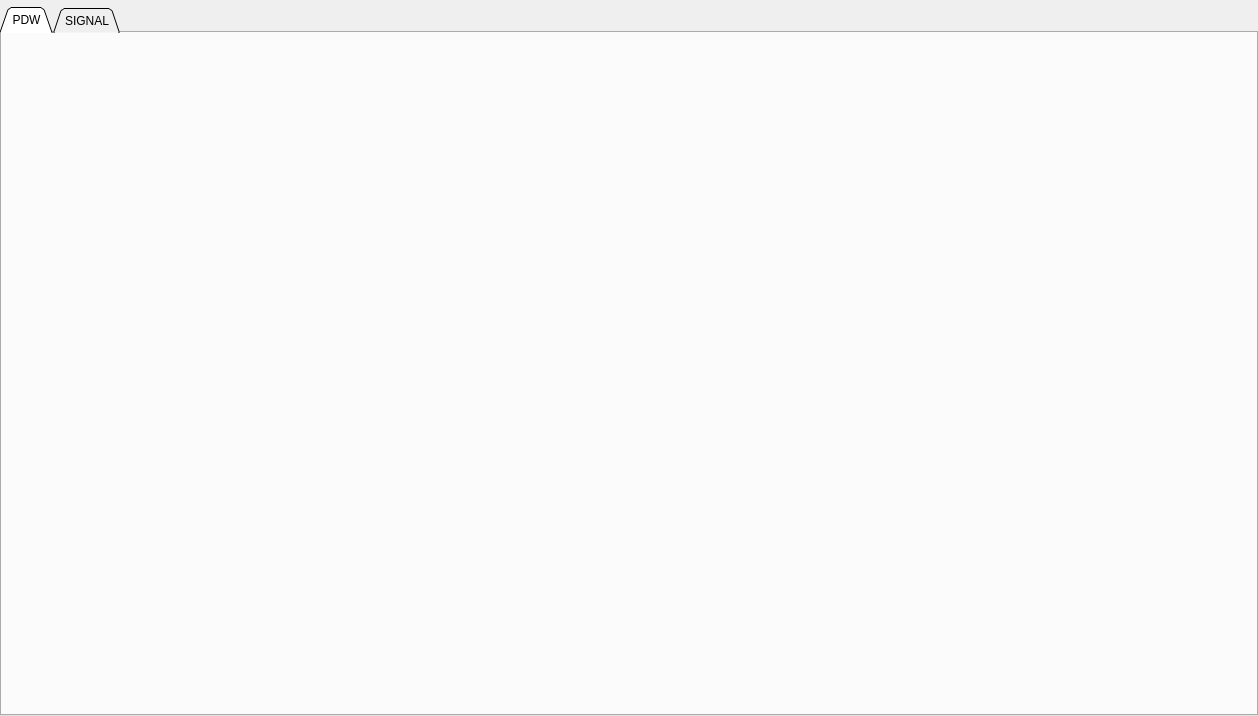
<?xml version="1.0" encoding="UTF-8"?>
<ui version="4.0">
 <class>MainWindow</class>
 <widget class="QMainWindow" name="MainWindow">
  <property name="geometry">
   <rect>
    <x>0</x>
    <y>0</y>
    <width>1258</width>
    <height>716</height>
   </rect>
  </property>
  <property name="windowTitle">
   <string>MainWindow</string>
  </property>
  <widget class="QWidget" name="centralwidget">
   <layout class="QVBoxLayout" name="verticalLayout">
    <property name="spacing">
     <number>0</number>
    </property>
    <property name="leftMargin">
     <number>0</number>
    </property>
    <property name="topMargin">
     <number>7</number>
    </property>
    <property name="rightMargin">
     <number>0</number>
    </property>
    <property name="bottomMargin">
     <number>0</number>
    </property>
    <item>
     <widget class="QTabWidget" name="tabWidget">
      <property name="tabPosition">
       <enum>QTabWidget::North</enum>
      </property>
      <property name="tabShape">
       <enum>QTabWidget::Triangular</enum>
      </property>
      <property name="currentIndex">
       <number>0</number>
      </property>
      <property name="iconSize">
       <size>
        <width>20</width>
        <height>20</height>
       </size>
      </property>
      <property name="elideMode">
       <enum>Qt::ElideNone</enum>
      </property>
      <property name="documentMode">
       <bool>false</bool>
      </property>
      <property name="tabsClosable">
       <bool>false</bool>
      </property>
      <property name="movable">
       <bool>true</bool>
      </property>
      <property name="tabBarAutoHide">
       <bool>false</bool>
      </property>
      <widget class="QWidget" name="PDWTab">
       <attribute name="title">
        <string>PDW</string>
       </attribute>
       <layout class="QVBoxLayout" name="verticalLayout_2">
        <item>
         <widget class="QWidget" name="pdwWidget" native="true">
          <layout class="QVBoxLayout" name="pdwLayout">
           <property name="spacing">
            <number>0</number>
           </property>
           <property name="leftMargin">
            <number>0</number>
           </property>
           <property name="topMargin">
            <number>0</number>
           </property>
           <property name="rightMargin">
            <number>0</number>
           </property>
           <property name="bottomMargin">
            <number>0</number>
           </property>
          </layout>
         </widget>
        </item>
       </layout>
      </widget>
      <widget class="QWidget" name="SignalForm">
       <attribute name="title">
        <string>SIGNAL</string>
       </attribute>
       <layout class="QVBoxLayout" name="verticalLayout_3">
        <item>
         <widget class="QWidget" name="signalWidget" native="true">
          <layout class="QVBoxLayout" name="signalLayout">
           <property name="spacing">
            <number>0</number>
           </property>
           <property name="leftMargin">
            <number>0</number>
           </property>
           <property name="topMargin">
            <number>0</number>
           </property>
           <property name="rightMargin">
            <number>0</number>
           </property>
           <property name="bottomMargin">
            <number>0</number>
           </property>
          </layout>
         </widget>
        </item>
       </layout>
      </widget>
     </widget>
    </item>
   </layout>
  </widget>
 </widget>
 <resources/>
 <connections/>
</ui>
